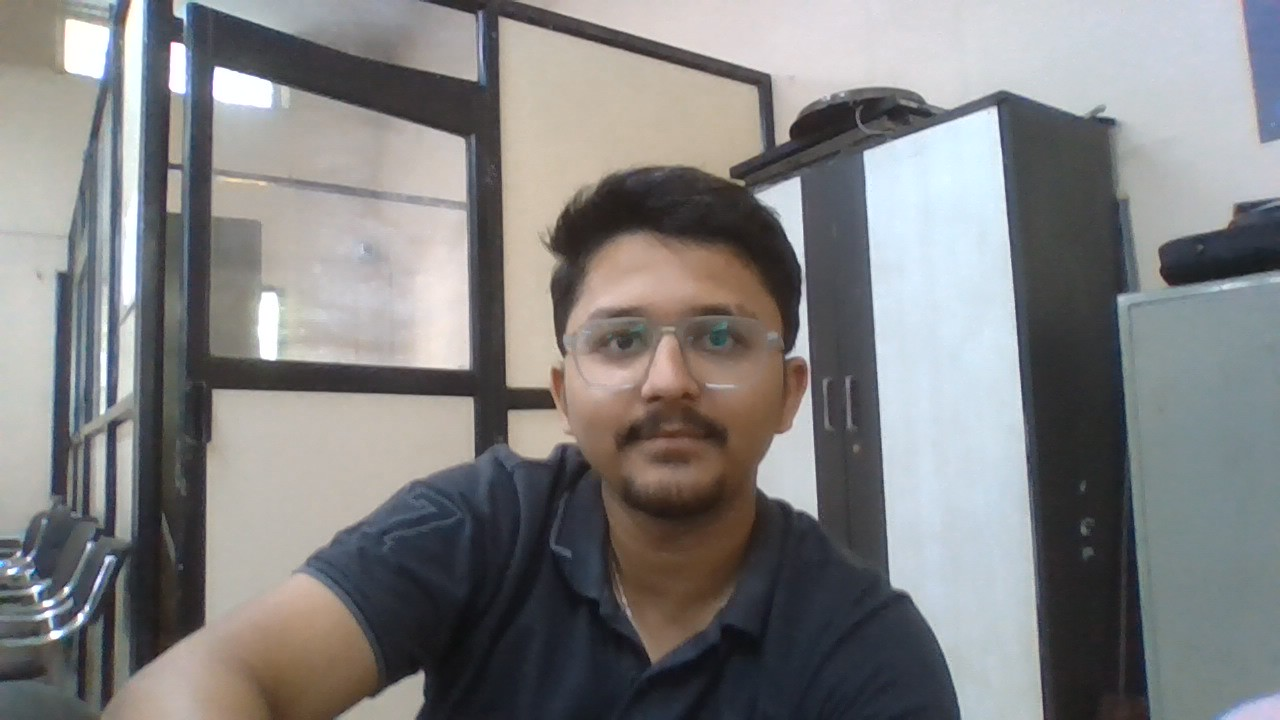
#> input picture src/known_faces/U1.jpg, 1280 x 720 px; the run also reads 1 picture not shown here
$ python face_auth_high_accuracy.py
#> lines starting #> are read from the running program, lines starting #| are printed output that depends on the picture
import cv2
import numpy as np
import time
import os
import glob
import re
import shutil
import urllib.request
from collections import deque

# ---------- User settings ----------
AUTHORIZED_IMAGES_FOLDER = "known_faces"
CAMERA_INDEX = 0
FRAME_WIDTH = 640
FRAME_HEIGHT = 480

# Modern OpenCV DNN face authentication.
# YuNet detects faces and landmarks; SFace creates face embeddings for fast matching.
DNN_MODEL_FOLDER = "models/face_auth"
YUNET_MODEL_NAME = "face_detection_yunet_2023mar.onnx"
SFACE_MODEL_NAME = "face_recognition_sface_2021dec.onnx"
YUNET_MODEL_URL = (
    "https://raw.githubusercontent.com/opencv/opencv_zoo/main/models/"
    "face_detection_yunet/face_detection_yunet_2023mar.onnx"
)
SFACE_MODEL_URL = (
    "https://raw.githubusercontent.com/opencv/opencv_zoo/main/models/"
    "face_recognition_sface/face_recognition_sface_2021dec.onnx"
)
AUTO_DOWNLOAD_DNN_MODELS = True
DNN_DOWNLOAD_TIMEOUT = 25
DNN_DETECTION_SCORE_THRESHOLD = 0.88
DNN_NMS_THRESHOLD = 0.30
DNN_TOP_K = 5000

# SFace cosine similarity: higher is better. OpenCV's public LFW threshold is 0.363;
# authentication uses a stricter value to reduce false accepts.
SFACE_COSINE_THRESHOLD = 0.42
SFACE_STRONG_COSINE_THRESHOLD = 0.50
SFACE_SOFT_FAIL_MARGIN = 0.05

# LBPH thresholds (lower confidence is better)
LBPH_CONFIDENCE_MAX = 62.0
LBPH_STRONG_MATCH_MAX = 50.0

# ORB thresholds (fallback confirmation)
ORB_MATCH_RATIO_THRESHOLD = 0.12
ORB_GOOD_MATCHES_MIN = 10

# Temporal smoothing
CHECK_INTERVAL_UNAUTHORIZED = 0.6
CHECK_INTERVAL_AUTHORIZED = 1.2
MIN_FACE_TIME = 0.8
AUTO_UNAUTH_SECONDS = 10.0

# Decision stability
SUCCESS_STREAK_REQUIRED = 2
FAIL_STREAK_REQUIRED = 3
AUTHORIZED_FAIL_STREAK_REQUIRED = 6
RECENT_DECISIONS_LEN = 7
PASS_RATIO_THRESHOLD = 0.65
FAIL_RATIO_THRESHOLD = 0.75

# Authorized-mode tolerance: brief motion blur or partial pose change should not instantly deauthorize.
SOFT_FAIL_LBPH_MARGIN = 8.0
SOFT_FAIL_ORB_RATIO_MARGIN = 0.03
SOFT_FAIL_ORB_GOOD_MATCH_MARGIN = 2
# ------------------------------------


def _resolve_authorized_images_folder(folder_candidate):
#> called with folder_candidate = 'known_faces'
    script_dir = os.path.dirname(os.path.abspath(__file__))
    if os.path.isabs(folder_candidate):
        return folder_candidate

    # Prefer sibling of .py folder (src/known_faces) for this repository layout.
    candidates = [
        os.path.join(os.path.dirname(script_dir), folder_candidate),
        os.path.join(script_dir, folder_candidate),
        os.path.join(os.getcwd(), folder_candidate),
    ]
    for path in candidates:
        if os.path.exists(path):
            return path
    return candidates[0]


def _resolve_model_folder(folder_candidate):
    script_dir = os.path.dirname(os.path.abspath(__file__))
    if os.path.isabs(folder_candidate):
        return folder_candidate

    return os.path.join(os.path.dirname(script_dir), folder_candidate)


def _identity_name_from_path(path):
    name = os.path.splitext(os.path.basename(path))[0].lower()
    # face_auth_register.py saves name_01.jpg, name_02.jpg, etc.
    return re.sub(r"[_-]\d+$", "", name)


def _rect_from_dnn_face(face_row):
    x, y, w, h = [int(round(v)) for v in face_row[:4]]
    return (x, y, w, h)


class FaceAuthenticatorHighAccuracy:
    """
    High-reliability face authenticator using the best available local backend:
    1) OpenCV DNN YuNet + SFace embeddings when ONNX models are available
    2) LBPH + ORB fallback when DNN models are unavailable

    Notes:
    - No vision system can guarantee 100% accuracy in real-world conditions.
    - This implementation prioritizes stricter acceptance criteria to reduce false accepts.
    """

    def __init__(self, authorized_images_folder=None):
        self.face_cascade = cv2.CascadeClassifier(
            cv2.data.haarcascades + "haarcascade_frontalface_default.xml"
        )
        if self.face_cascade.empty():
            raise RuntimeError("[ERROR] Could not load face cascade classifier")

        self.orb = cv2.ORB_create(nfeatures=1200)
        self.bf = cv2.BFMatcher(cv2.NORM_HAMMING, crossCheck=False)
        self.clahe = cv2.createCLAHE(clipLimit=2.0, tileGridSize=(8, 8))

        # OpenCV contrib recognizer; gracefully handle environments where it is unavailable.
        self.lbph_enabled = hasattr(cv2, "face") and hasattr(cv2.face, "LBPHFaceRecognizer_create")
        self.lbph = cv2.face.LBPHFaceRecognizer_create() if self.lbph_enabled else None

        self.authorized = False
        self.last_check_time = 0.0
        self.face_detected_start_time = 0.0
        self.continuous_face_detected = False
        self.last_match_result = "No check yet"
        self.last_match_time = 0.0
        self.last_face_detection_time = 0.0

        self.success_streak = 0
        self.fail_streak = 0
        self.recent_decisions = deque(maxlen=RECENT_DECISIONS_LEN)

        self.auth_faces_images = []
        self.auth_descriptors = []
        self.identity_labels = []
        self.identity_name_by_label = {}
        self.auth_descriptors_by_label = {}
        self.sface_features_by_label = {}
        self.dnn_enabled = False
        self.dnn_status = "not initialized"
        self.dnn_detector = None
        self.sface = None

        folder_candidate = authorized_images_folder or AUTHORIZED_IMAGES_FOLDER
        self.authorized_images_folder = _resolve_authorized_images_folder(folder_candidate)
        self.model_folder = _resolve_model_folder(DNN_MODEL_FOLDER)

        self._init_dnn_backend()
        self._load_and_train()

    def _model_path(self, model_name):
        return os.path.join(self.model_folder, model_name)

    def _ensure_model_file(self, model_name, url):
        path = self._model_path(model_name)
#> (the call stopped at in _ensure_model_file, `with urllib.request.urlopen(url, timeout=DNN_DOWNLOAD_TIMEOUT) as resp..`: the network is not available in this run)
        if os.path.exists(path) and os.path.getsize(path) > 0:
            return path

        if not AUTO_DOWNLOAD_DNN_MODELS:
            return None

        os.makedirs(self.model_folder, exist_ok=True)
        tmp_path = path + ".download"
        try:
            print(f"[FACE AUTH HA] Downloading {model_name}...")
            with urllib.request.urlopen(url, timeout=DNN_DOWNLOAD_TIMEOUT) as response:
                with open(tmp_path, "wb") as tmp_file:
                    shutil.copyfileobj(response, tmp_file)
            if not os.path.exists(tmp_path) or os.path.getsize(tmp_path) == 0:
                raise RuntimeError("downloaded file is empty")
            os.replace(tmp_path, path)
            return path
        except Exception as e:
            try:
                if os.path.exists(tmp_path):
                    os.remove(tmp_path)
            except Exception:
                pass
            print(f"[FACE AUTH HA] Could not download {model_name}: {e}")
            return None

    def _init_dnn_backend(self):
        if not hasattr(cv2, "FaceDetectorYN_create") or not hasattr(cv2, "FaceRecognizerSF_create"):
            self.dnn_status = "OpenCV DNN face APIs unavailable"
            print(f"[FACE AUTH HA] {self.dnn_status}; using LBPH+ORB fallback.")
            return

        yunet_path = self._ensure_model_file(YUNET_MODEL_NAME, YUNET_MODEL_URL)
        sface_path = self._ensure_model_file(SFACE_MODEL_NAME, SFACE_MODEL_URL)
        if not yunet_path or not sface_path:
            self.dnn_status = "DNN model files unavailable"
            print(f"[FACE AUTH HA] {self.dnn_status}; using LBPH+ORB fallback.")
            return

        try:
            self.dnn_detector = cv2.FaceDetectorYN_create(
                yunet_path,
                "",
                (FRAME_WIDTH, FRAME_HEIGHT),
                DNN_DETECTION_SCORE_THRESHOLD,
                DNN_NMS_THRESHOLD,
                DNN_TOP_K,
            )
            self.sface = cv2.FaceRecognizerSF_create(sface_path, "")
            self.dnn_enabled = True
            self.dnn_status = "YuNet+SFace"
            print("[FACE AUTH HA] Modern DNN backend enabled: YuNet+SFace.")
        except Exception as e:
            self.dnn_enabled = False
            self.dnn_status = f"DNN init failed: {e}"
            print(f"[FACE AUTH HA] {self.dnn_status}; using LBPH+ORB fallback.")

    def _enhance_gray(self, gray):
        gray = cv2.GaussianBlur(gray, (3, 3), 0)
        gray = self.clahe.apply(gray)
        return gray

    def _detect_faces(self, gray):
        enhanced = self._enhance_gray(gray)

        faces = self.face_cascade.detectMultiScale(
            enhanced, scaleFactor=1.06, minNeighbors=5, minSize=(60, 60)
        )
        if len(faces) > 0:
            return faces

        faces = self.face_cascade.detectMultiScale(
            enhanced, scaleFactor=1.10, minNeighbors=4, minSize=(50, 50)
        )
        if len(faces) > 0:
            return faces

        faces = self.face_cascade.detectMultiScale(
            gray, scaleFactor=1.08, minNeighbors=4, minSize=(50, 50)
        )
        return faces

    def _detect_faces_dnn(self, frame):
        if not self.dnn_enabled or self.dnn_detector is None:
            return None

        h, w = frame.shape[:2]
        self.dnn_detector.setInputSize((w, h))
        try:
            _, faces = self.dnn_detector.detect(frame)
        except Exception:
            return None

        if faces is None or len(faces) == 0:
            return np.empty((0, 4), dtype=np.int32), []

        face_rows = sorted(faces, key=lambda r: float(r[2] * r[3]), reverse=True)
        rects = np.array([_rect_from_dnn_face(row) for row in face_rows], dtype=np.int32)
        return rects, face_rows

    def _extract_face_from_image(self, path):
#> called with path = 'src/known_faces/U1.jpg'
        img = cv2.imread(path)
#> img is the input picture: shape (720, 1280, 3); mean B, G, R 128.8, 128.5, 129
        if img is None:
            raise FileNotFoundError(f"Image not found at: {path}")

        gray = cv2.cvtColor(img, cv2.COLOR_BGR2GRAY)
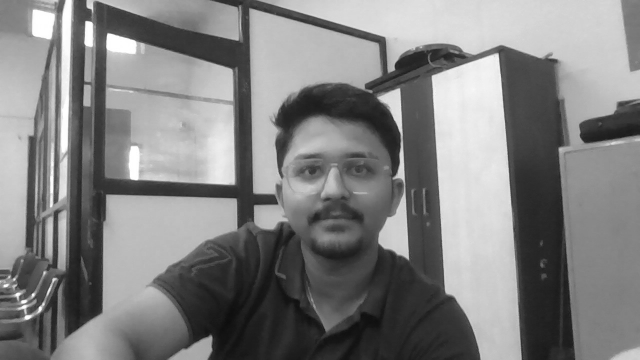
#> gray: shape (720, 1280) (shown at 1/2 size); min 10, max 255, mean 128.7
        faces = self._detect_faces(gray)
#> in _enhance_gray, `gray = self.clahe.apply(gray)`:
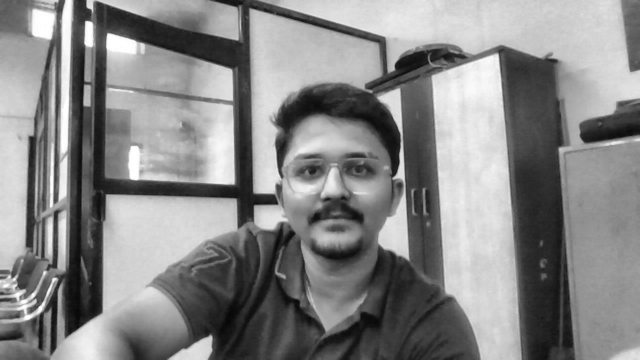
#> gray: shape (720, 1280) (shown at 1/2 size); min 7, max 255, mean 134.5
#> in _detect_faces, `faces = self.face_cascade.detectMultiScale( enhanced, scaleFactor=1.06..`: faces = [[537, 233, 265, 265]]
#> faces = [[537, 233, 265, 265]]
        if len(faces) == 0:
            return None

        x, y, w, h = max(faces, key=lambda r: r[2] * r[3])
#> x = 537; y = 233; w = 265; h = 265
        face = gray[y:y + h, x:x + w]
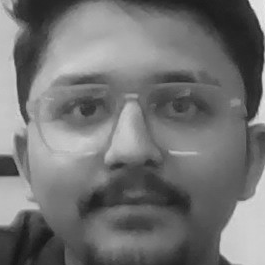
#> face: shape (265, 265); min 22, max 237, mean 114.5
        if face.size == 0:
            return None

        face = cv2.resize(face, (200, 200))
#> face: shape (200, 200)
        face = self._enhance_gray(face)
#> (the rest of the program and of its run is left out)
